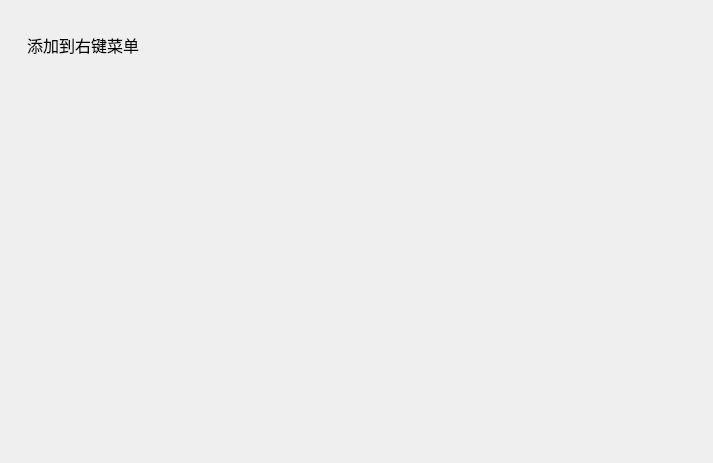
<?xml version="1.0" encoding="UTF-8"?>
<ui version="4.0">
 <class>SettingPage</class>
 <widget class="QWidget" name="SettingPage">
  <property name="geometry">
   <rect>
    <x>0</x>
    <y>0</y>
    <width>713</width>
    <height>463</height>
   </rect>
  </property>
  <property name="windowTitle">
   <string>Form</string>
  </property>
  <layout class="QVBoxLayout" name="verticalLayout">
   <property name="leftMargin">
    <number>15</number>
   </property>
   <property name="topMargin">
    <number>15</number>
   </property>
   <property name="rightMargin">
    <number>15</number>
   </property>
   <property name="bottomMargin">
    <number>15</number>
   </property>
   <item>
    <widget class="ElaBreadcrumbBar" name="widget_BreadcrumbBar" native="true"/>
   </item>
   <item>
    <widget class="ElaScrollPageArea" name="widget" native="true">
     <layout class="QHBoxLayout" name="horizontalLayout">
      <property name="leftMargin">
       <number>12</number>
      </property>
      <property name="topMargin">
       <number>12</number>
      </property>
      <property name="rightMargin">
       <number>12</number>
      </property>
      <property name="bottomMargin">
       <number>12</number>
      </property>
      <item>
       <widget class="ElaText" name="label">
        <property name="font">
         <font>
          <pointsize>12</pointsize>
         </font>
        </property>
        <property name="text">
         <string>添加到右键菜单</string>
        </property>
       </widget>
      </item>
      <item>
       <widget class="ElaToggleSwitch" name="ToggleSwitch_RightClickMenu" native="true"/>
      </item>
     </layout>
    </widget>
   </item>
   <item>
    <spacer name="verticalSpacer">
     <property name="orientation">
      <enum>Qt::Orientation::Vertical</enum>
     </property>
     <property name="sizeHint" stdset="0">
      <size>
       <width>20</width>
       <height>40</height>
      </size>
     </property>
    </spacer>
   </item>
  </layout>
 </widget>
 <customwidgets>
  <customwidget>
   <class>ElaBreadcrumbBar</class>
   <extends>QWidget</extends>
   <header location="global">elabreadcrumbbar.h</header>
   <container>1</container>
  </customwidget>
  <customwidget>
   <class>ElaText</class>
   <extends>QLabel</extends>
   <header location="global">elatext.h</header>
  </customwidget>
  <customwidget>
   <class>ElaScrollPageArea</class>
   <extends>QWidget</extends>
   <header location="global">elascrollpagearea.h</header>
   <container>1</container>
  </customwidget>
  <customwidget>
   <class>ElaToggleSwitch</class>
   <extends>QWidget</extends>
   <header location="global">elatoggleswitch.h</header>
   <container>1</container>
  </customwidget>
 </customwidgets>
 <resources/>
 <connections/>
</ui>
